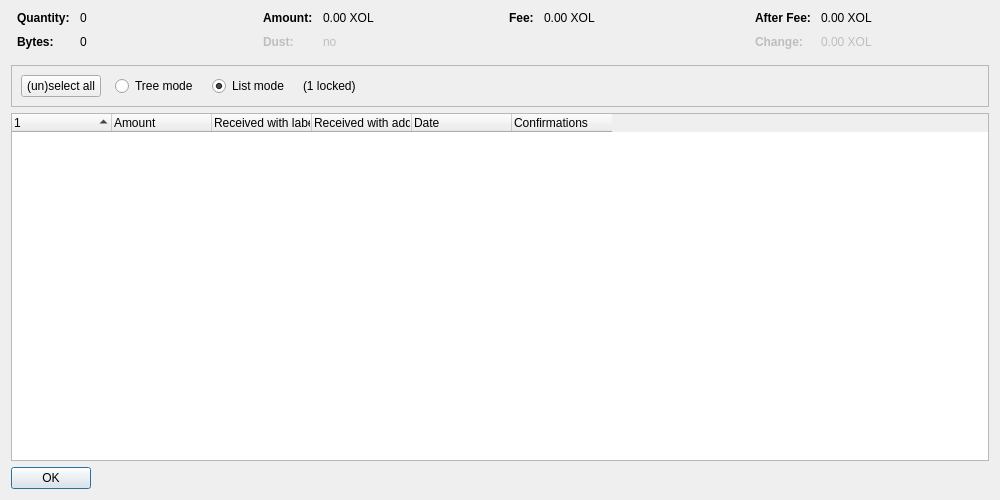
<?xml version="1.0" encoding="UTF-8"?>
<ui version="4.0">
 <class>CoinControlDialog</class>
 <widget class="QDialog" name="CoinControlDialog">
  <property name="geometry">
   <rect>
    <x>0</x>
    <y>0</y>
    <width>1000</width>
    <height>500</height>
   </rect>
  </property>
  <property name="windowTitle">
   <string>Coin Selection</string>
  </property>
  <layout class="QVBoxLayout" name="verticalLayout">
   <item>
    <layout class="QHBoxLayout" name="horizontalLayoutTop" stretch="0,0,0,0">
     <property name="topMargin">
      <number>0</number>
     </property>
     <property name="bottomMargin">
      <number>10</number>
     </property>
     <item>
      <layout class="QFormLayout" name="formLayoutCoinControl1">
       <property name="horizontalSpacing">
        <number>10</number>
       </property>
       <property name="verticalSpacing">
        <number>10</number>
       </property>
       <property name="leftMargin">
        <number>6</number>
       </property>
       <property name="rightMargin">
        <number>6</number>
       </property>
       <item row="0" column="0">
        <widget class="QLabel" name="labelCoinControlQuantityText">
         <property name="font">
          <font>
           <weight>75</weight>
           <bold>true</bold>
          </font>
         </property>
         <property name="text">
          <string>Quantity:</string>
         </property>
        </widget>
       </item>
       <item row="0" column="1">
        <widget class="QLabel" name="labelCoinControlQuantity">
         <property name="cursor">
          <cursorShape>IBeamCursor</cursorShape>
         </property>
         <property name="contextMenuPolicy">
          <enum>Qt::ActionsContextMenu</enum>
         </property>
         <property name="text">
          <string notr="true">0</string>
         </property>
         <property name="textInteractionFlags">
          <set>Qt::LinksAccessibleByMouse|Qt::TextSelectableByKeyboard|Qt::TextSelectableByMouse</set>
         </property>
        </widget>
       </item>
       <item row="1" column="0">
        <widget class="QLabel" name="labelCoinControlBytesText">
         <property name="font">
          <font>
           <weight>75</weight>
           <bold>true</bold>
          </font>
         </property>
         <property name="text">
          <string>Bytes:</string>
         </property>
        </widget>
       </item>
       <item row="1" column="1">
        <widget class="QLabel" name="labelCoinControlBytes">
         <property name="cursor">
          <cursorShape>IBeamCursor</cursorShape>
         </property>
         <property name="contextMenuPolicy">
          <enum>Qt::ActionsContextMenu</enum>
         </property>
         <property name="text">
          <string notr="true">0</string>
         </property>
         <property name="textInteractionFlags">
          <set>Qt::LinksAccessibleByMouse|Qt::TextSelectableByKeyboard|Qt::TextSelectableByMouse</set>
         </property>
        </widget>
       </item>
      </layout>
     </item>
     <item>
      <layout class="QFormLayout" name="formLayoutCoinControl2">
       <property name="horizontalSpacing">
        <number>10</number>
       </property>
       <property name="verticalSpacing">
        <number>10</number>
       </property>
       <property name="leftMargin">
        <number>6</number>
       </property>
       <property name="rightMargin">
        <number>6</number>
       </property>
       <item row="0" column="0">
        <widget class="QLabel" name="labelCoinControlAmountText">
         <property name="font">
          <font>
           <weight>75</weight>
           <bold>true</bold>
          </font>
         </property>
         <property name="text">
          <string>Amount:</string>
         </property>
        </widget>
       </item>
       <item row="0" column="1">
        <widget class="QLabel" name="labelCoinControlAmount">
         <property name="cursor">
          <cursorShape>IBeamCursor</cursorShape>
         </property>
         <property name="contextMenuPolicy">
          <enum>Qt::ActionsContextMenu</enum>
         </property>
         <property name="text">
          <string notr="true">0.00 XOL</string>
         </property>
         <property name="textInteractionFlags">
          <set>Qt::LinksAccessibleByMouse|Qt::TextSelectableByKeyboard|Qt::TextSelectableByMouse</set>
         </property>
        </widget>
       </item>
       <item row="1" column="0">
        <widget class="QLabel" name="labelCoinControlLowOutputText">
         <property name="enabled">
          <bool>false</bool>
         </property>
         <property name="font">
          <font>
           <weight>75</weight>
           <bold>true</bold>
          </font>
         </property>
         <property name="text">
          <string>Dust:</string>
         </property>
        </widget>
       </item>
       <item row="1" column="1">
        <widget class="QLabel" name="labelCoinControlLowOutput">
         <property name="enabled">
          <bool>false</bool>
         </property>
         <property name="cursor">
          <cursorShape>IBeamCursor</cursorShape>
         </property>
         <property name="contextMenuPolicy">
          <enum>Qt::ActionsContextMenu</enum>
         </property>
         <property name="text">
          <string notr="true">no</string>
         </property>
         <property name="textInteractionFlags">
          <set>Qt::LinksAccessibleByMouse|Qt::TextSelectableByKeyboard|Qt::TextSelectableByMouse</set>
         </property>
        </widget>
       </item>
      </layout>
     </item>
     <item>
      <layout class="QFormLayout" name="formLayoutCoinControl3">
       <property name="horizontalSpacing">
        <number>10</number>
       </property>
       <property name="verticalSpacing">
        <number>10</number>
       </property>
       <property name="leftMargin">
        <number>6</number>
       </property>
       <property name="rightMargin">
        <number>6</number>
       </property>
       <item row="0" column="0">
        <widget class="QLabel" name="labelCoinControlFeeText">
         <property name="font">
          <font>
           <weight>75</weight>
           <bold>true</bold>
          </font>
         </property>
         <property name="text">
          <string>Fee:</string>
         </property>
        </widget>
       </item>
       <item row="0" column="1">
        <widget class="QLabel" name="labelCoinControlFee">
         <property name="cursor">
          <cursorShape>IBeamCursor</cursorShape>
         </property>
         <property name="contextMenuPolicy">
          <enum>Qt::ActionsContextMenu</enum>
         </property>
         <property name="text">
          <string notr="true">0.00 XOL</string>
         </property>
         <property name="textInteractionFlags">
          <set>Qt::LinksAccessibleByMouse|Qt::TextSelectableByKeyboard|Qt::TextSelectableByMouse</set>
         </property>
        </widget>
       </item>
      </layout>
     </item>
     <item>
      <layout class="QFormLayout" name="formLayoutCoinControl4">
       <property name="horizontalSpacing">
        <number>10</number>
       </property>
       <property name="verticalSpacing">
        <number>10</number>
       </property>
       <property name="leftMargin">
        <number>6</number>
       </property>
       <property name="rightMargin">
        <number>6</number>
       </property>
       <item row="0" column="0">
        <widget class="QLabel" name="labelCoinControlAfterFeeText">
         <property name="font">
          <font>
           <weight>75</weight>
           <bold>true</bold>
          </font>
         </property>
         <property name="text">
          <string>After Fee:</string>
         </property>
        </widget>
       </item>
       <item row="0" column="1">
        <widget class="QLabel" name="labelCoinControlAfterFee">
         <property name="cursor">
          <cursorShape>IBeamCursor</cursorShape>
         </property>
         <property name="contextMenuPolicy">
          <enum>Qt::ActionsContextMenu</enum>
         </property>
         <property name="text">
          <string notr="true">0.00 XOL</string>
         </property>
         <property name="textInteractionFlags">
          <set>Qt::LinksAccessibleByMouse|Qt::TextSelectableByKeyboard|Qt::TextSelectableByMouse</set>
         </property>
        </widget>
       </item>
       <item row="1" column="0">
        <widget class="QLabel" name="labelCoinControlChangeText">
         <property name="enabled">
          <bool>false</bool>
         </property>
         <property name="font">
          <font>
           <weight>75</weight>
           <bold>true</bold>
          </font>
         </property>
         <property name="text">
          <string>Change:</string>
         </property>
        </widget>
       </item>
       <item row="1" column="1">
        <widget class="QLabel" name="labelCoinControlChange">
         <property name="enabled">
          <bool>false</bool>
         </property>
         <property name="cursor">
          <cursorShape>IBeamCursor</cursorShape>
         </property>
         <property name="contextMenuPolicy">
          <enum>Qt::ActionsContextMenu</enum>
         </property>
         <property name="text">
          <string notr="true">0.00 XOL</string>
         </property>
         <property name="textInteractionFlags">
          <set>Qt::LinksAccessibleByMouse|Qt::TextSelectableByKeyboard|Qt::TextSelectableByMouse</set>
         </property>
        </widget>
       </item>
      </layout>
     </item>
    </layout>
   </item>
   <item>
    <widget class="QFrame" name="frame">
     <property name="minimumSize">
      <size>
       <width>0</width>
       <height>40</height>
      </size>
     </property>
     <property name="frameShape">
      <enum>QFrame::StyledPanel</enum>
     </property>
     <property name="frameShadow">
      <enum>QFrame::Sunken</enum>
     </property>
     <layout class="QHBoxLayout" name="horizontalLayout">
      <item>
       <layout class="QHBoxLayout" name="horizontalLayoutPanel" stretch="0,0,0,0,0">
        <property name="spacing">
         <number>14</number>
        </property>
        <item>
         <widget class="QPushButton" name="pushButtonSelectAll">
          <property name="sizePolicy">
           <sizepolicy hsizetype="Maximum" vsizetype="Fixed">
            <horstretch>0</horstretch>
            <verstretch>0</verstretch>
           </sizepolicy>
          </property>
          <property name="text">
           <string>(un)select all</string>
          </property>
          <property name="autoDefault">
           <bool>false</bool>
          </property>
         </widget>
        </item>
        <item>
         <widget class="QRadioButton" name="radioTreeMode">
          <property name="sizePolicy">
           <sizepolicy hsizetype="Maximum" vsizetype="Fixed">
            <horstretch>0</horstretch>
            <verstretch>0</verstretch>
           </sizepolicy>
          </property>
          <property name="text">
           <string>Tree mode</string>
          </property>
         </widget>
        </item>
        <item>
         <widget class="QRadioButton" name="radioListMode">
          <property name="sizePolicy">
           <sizepolicy hsizetype="Maximum" vsizetype="Fixed">
            <horstretch>0</horstretch>
            <verstretch>0</verstretch>
           </sizepolicy>
          </property>
          <property name="text">
           <string>List mode</string>
          </property>
          <property name="checked">
           <bool>true</bool>
          </property>
         </widget>
        </item>
        <item>
         <widget class="QLabel" name="labelLocked">
          <property name="text">
           <string notr="true">(1 locked)</string>
          </property>
         </widget>
        </item>
        <item>
         <spacer name="horizontalSpacer">
          <property name="orientation">
           <enum>Qt::Horizontal</enum>
          </property>
          <property name="sizeHint" stdset="0">
           <size>
            <width>40</width>
            <height>20</height>
           </size>
          </property>
         </spacer>
        </item>
       </layout>
      </item>
     </layout>
    </widget>
   </item>
   <item>
    <widget class="CoinControlTreeWidget" name="treeWidget">
     <property name="contextMenuPolicy">
      <enum>Qt::CustomContextMenu</enum>
     </property>
     <property name="sortingEnabled">
      <bool>false</bool>
     </property>
     <property name="columnCount">
      <number>6</number>
     </property>
     <attribute name="headerShowSortIndicator" stdset="0">
      <bool>true</bool>
     </attribute>
     <attribute name="headerStretchLastSection">
      <bool>false</bool>
     </attribute>
     <column>
      <property name="text">
       <string/>
      </property>
     </column>
     <column>
      <property name="text">
       <string>Amount</string>
      </property>
     </column>
     <column>
      <property name="text">
       <string>Received with label</string>
      </property>
     </column>
     <column>
      <property name="text">
       <string>Received with address</string>
      </property>
     </column>
     <column>
      <property name="text">
       <string>Date</string>
      </property>
     </column>
     <column>
      <property name="text">
       <string>Confirmations</string>
      </property>
      <property name="toolTip">
       <string>Confirmed</string>
      </property>
     </column>
     <column>
      <property name="text">
       <string/>
      </property>
     </column>
     <column>
      <property name="text">
       <string/>
      </property>
     </column>
     <column>
      <property name="text">
       <string/>
      </property>
     </column>
     <column>
      <property name="text">
       <string/>
      </property>
     </column>
    </widget>
   </item>
   <item>
    <widget class="QDialogButtonBox" name="buttonBox">
     <property name="sizePolicy">
      <sizepolicy hsizetype="Maximum" vsizetype="Fixed">
       <horstretch>0</horstretch>
       <verstretch>0</verstretch>
      </sizepolicy>
     </property>
     <property name="orientation">
      <enum>Qt::Horizontal</enum>
     </property>
     <property name="standardButtons">
      <set>QDialogButtonBox::Ok</set>
     </property>
    </widget>
   </item>
  </layout>
 </widget>
 <customwidgets>
  <customwidget>
   <class>CoinControlTreeWidget</class>
   <extends>QTreeWidget</extends>
   <header>qt/coincontroltreewidget.h</header>
  </customwidget>
 </customwidgets>
 <resources/>
 <connections/>
</ui>
